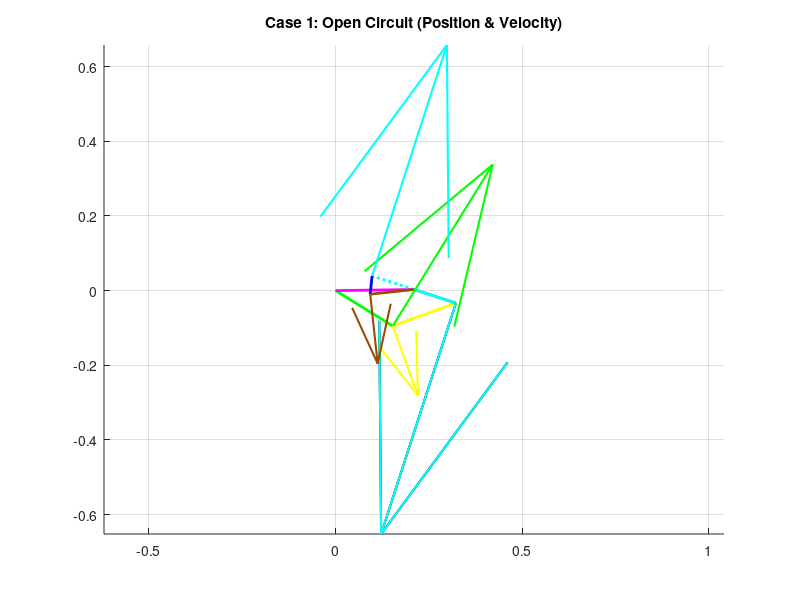
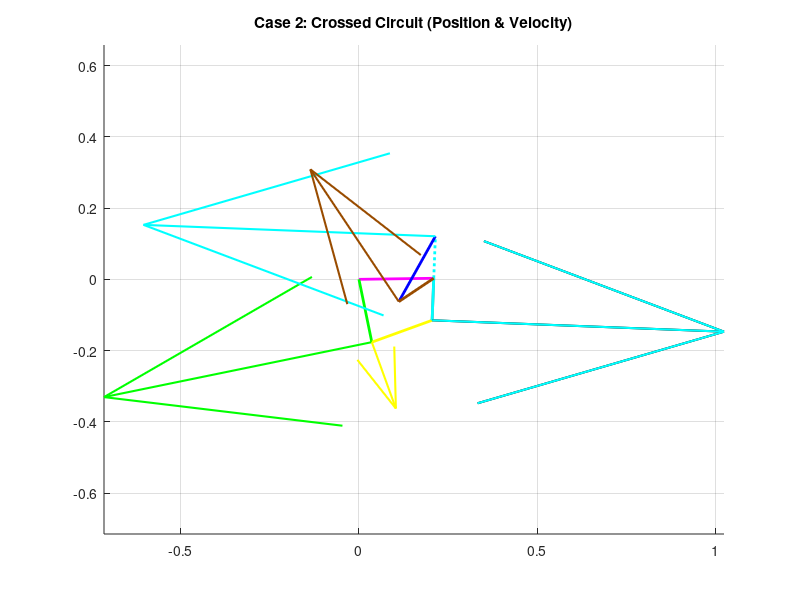

MATLAB code to generate these figures, in order:
clear all
close all
clc

% ==========================================
% SECTION 1: PARAMETERS & INPUT
% ==========================================
L1 = 0.210; % Ground (Pink)
L2_Loop1 = 0.180; % Green
L3_Loop1 = 0.180; % Yellow
L4_Shared = 0.118; % Grey

L2_Loop2 = 0.118; % Cyan
L3_Loop2 = 0.210; % Red

L2_Loop3 = 0.118; % Cyan (Extended)
L3_Loop3 = 0.210; % Blue
L4_Loop3 = 0.118; % Brown

d = L1;
offset_deg = 0.81;
offset = deg2rad(offset_deg);

q3d_global = 19.94; 
q3 = deg2rad(q3d_global) - offset;

w_Yellow = -2.2; % Input Angular Velocity

% ==========================================
% SECTION 2: POSITION ANALYSIS (CALCULATE ANGLES)
% ==========================================

% --- LOOP 1: Green-Yellow-Grey ---
a = L2_Loop1; b = L3_Loop1; c = L4_Shared;
K1=d/b; K2=d/c; K3=(b^2-a^2+c^2+d^2)/(2*b*c); K4=d/a; K5=(c^2-d^2-b^2-a^2)/(2*b*a);
A=cos(q3)-K1-K2*cos(q3)+K3; B=-2*sin(q3); C=K1-(K2+1)*cos(q3)+K3;
D=cos(q3)-K1+K4*cos(q3)+K5; E=-2*sin(q3); F=K1+(K4-1)*cos(q3)+K5;

q4_L1_open = 2*atan((-B - sqrt(B^2 - 4*A*C))/(2*A));
q2_L1_open = 2*atan((-E - sqrt(E^2 - 4*D*F))/(2*D));
q4_L1_cross = 2*atan((-B + sqrt(B^2 - 4*A*C))/(2*A));
q2_L1_cross = 2*atan((-E + sqrt(E^2 - 4*D*F))/(2*D));

% --- LOOP 2: Cyan-Red-Grey ---
a = L2_Loop2; b = L3_Loop2; c = L4_Shared;
K1_L2=d/c; K2_L2=d/a; K3_L2=(c^2-b^2+a^2+d^2)/(2*c*a); K4_L2=d/b; K5_L2=(a^2-d^2-c^2-b^2)/(2*c*b);

% Case 1 (Open Input)
q_in_1 = q4_L1_open;
A2_1=cos(q_in_1)-K1_L2-K2_L2*cos(q_in_1)+K3_L2; B2_1=-2*sin(q_in_1); C2_1=K1_L2-(K2_L2+1)*cos(q_in_1)+K3_L2;
D2_1=cos(q_in_1)-K1_L2+K4_L2*cos(q_in_1)+K5_L2; E2_1=-2*sin(q_in_1); F2_1=K1_L2+(K4_L2-1)*cos(q_in_1)+K5_L2;
q2_Cyan_1 = 2*atan((-B2_1 + sqrt(B2_1^2 - 4*A2_1*C2_1))/(2*A2_1)); 
q3_Red_1 = 2*atan((-E2_1 + sqrt(E2_1^2 - 4*D2_1*F2_1))/(2*D2_1));

% Case 2 (Crossed Input)
q_in_2 = q4_L1_cross;
A2_2=cos(q_in_2)-K1_L2-K2_L2*cos(q_in_2)+K3_L2; B2_2=-2*sin(q_in_2); C2_2=K1_L2-(K2_L2+1)*cos(q_in_2)+K3_L2;
D2_2=cos(q_in_2)-K1_L2+K4_L2*cos(q_in_2)+K5_L2; E2_2=-2*sin(q_in_2); F2_2=K1_L2+(K4_L2-1)*cos(q_in_2)+K5_L2;
q2_Cyan_2 = 2*atan((-B2_2 + sqrt(B2_2^2 - 4*A2_2*C2_2))/(2*A2_2)); 
q3_Red_2 = 2*atan((-E2_2 + sqrt(E2_2^2 - 4*D2_2*F2_2))/(2*D2_2));

% --- LOOP 3: Cyan-Blue-Brown ---
a = L2_Loop3; b = L3_Loop3; c = L4_Loop3;
K1_L3=d/a; K2_L3=d/c; K3_L3=(a^2-b^2+c^2+d^2)/(2*a*c); K4_L3=d/b; K5_L3=(c^2-d^2-a^2-b^2)/(2*a*b);

% Case 1 (Open Input)
q_in_3_1 = q2_Cyan_1 + pi;
A3_1=cos(q_in_3_1)-K1_L3-K2_L3*cos(q_in_3_1)+K3_L3; B3_1=-2*sin(q_in_3_1); C3_1=K1_L3-(K2_L3+1)*cos(q_in_3_1)+K3_L3;
D3_1=cos(q_in_3_1)-K1_L3+K4_L3*cos(q_in_3_1)+K5_L3; E3_1=-2*sin(q_in_3_1); F3_1=K1_L3+(K4_L3-1)*cos(q_in_3_1)+K5_L3;
q4_Brown_1 = 2*atan((-B3_1 + sqrt(B3_1^2 - 4*A3_1*C3_1))/(2*A3_1));
q3_Blue_1 = 2*atan((-E3_1 + sqrt(E3_1^2 - 4*D3_1*F3_1))/(2*D3_1));

% Case 2 (Crossed Input)
q_in_3_2 = q2_Cyan_2 + pi;
A3_2=cos(q_in_3_2)-K1_L3-K2_L3*cos(q_in_3_2)+K3_L3; B3_2=-2*sin(q_in_3_2); C3_2=K1_L3-(K2_L3+1)*cos(q_in_3_2)+K3_L3;
D3_2=cos(q_in_3_2)-K1_L3+K4_L3*cos(q_in_3_2)+K5_L3; E3_2=-2*sin(q_in_3_2); F3_2=K1_L3+(K4_L3-1)*cos(q_in_3_2)+K5_L3;
q4_Brown_2 = 2*atan((-B3_2 + sqrt(B3_2^2 - 4*A3_2*C3_2))/(2*A3_2));
q3_Blue_2 = 2*atan((-E3_2 + sqrt(E3_2^2 - 4*D3_2*F3_2))/(2*D3_2));

% --- DISPLAY ANGLES ---
disp('=== POSITION RESULTS (Degrees) ===');
disp('CASE 1 (OPEN):');
disp(['  Green:  ', num2str(rad2deg(q2_L1_open)+offset_deg)]);
disp(['  Yellow: ', num2str(q3d_global)]);
disp(['  Grey:   ', num2str(rad2deg(q4_L1_open)+offset_deg)]);
disp(['  Cyan:   ', num2str(rad2deg(q2_Cyan_1)+offset_deg)]);
disp(['  Red:    ', num2str(rad2deg(q3_Red_1)+offset_deg)]);
disp(['  Blue:   ', num2str(rad2deg(q3_Blue_1)+offset_deg)]);
disp(['  Brown:  ', num2str(rad2deg(q4_Brown_1)+offset_deg)]);
disp(' ');
disp('CASE 2 (CROSSED):');
disp(['  Green:  ', num2str(rad2deg(q2_L1_cross)+offset_deg)]);
disp(['  Grey:   ', num2str(rad2deg(q4_L1_cross)+offset_deg)]);
disp(['  Cyan:   ', num2str(rad2deg(q2_Cyan_2)+offset_deg)]);
disp(' ');

% ==========================================
% SECTION 3: VELOCITY ANALYSIS (CALCULATE OMEGAS)
% ==========================================
% w_Yellow = -2.2

% --- Loop 1 ---
a=L2_Loop1; b=L3_Loop1; c=L4_Shared;
% Case 1
w_Grey_1 = (b * w_Yellow * sin(q3 - q2_L1_open)) / (c * sin(q4_L1_open - q2_L1_open));
w_Green_1 = (b * w_Yellow * sin(q4_L1_open - q3)) / (a * sin(q4_L1_open - q2_L1_open));
% Case 2
w_Grey_2 = (b * w_Yellow * sin(q3 - q2_L1_cross)) / (c * sin(q4_L1_cross - q2_L1_cross));
w_Green_2 = (b * w_Yellow * sin(q4_L1_cross - q3)) / (a * sin(q4_L1_cross - q2_L1_cross));

% --- Loop 2 ---
a=L2_Loop2; b=L3_Loop2; c=L4_Shared;
% Case 1
w_Cyan_1 = (c * w_Grey_1 * sin(q4_L1_open - q3_Red_1)) / (a * sin(q2_Cyan_1 - q3_Red_1));
w_Red_1 = (c * w_Grey_1 * sin(q4_L1_open - q2_Cyan_1)) / (b * sin(q3_Red_1 - q2_Cyan_1));
% Case 2
w_Cyan_2 = (c * w_Grey_2 * sin(q4_L1_cross - q3_Red_2)) / (a * sin(q2_Cyan_2 - q3_Red_2));
w_Red_2 = (c * w_Grey_2 * sin(q4_L1_cross - q2_Cyan_2)) / (b * sin(q3_Red_2 - q2_Cyan_2));

% --- Loop 3 ---
a=L2_Loop3; b=L3_Loop3; c=L4_Loop3;
% Case 1
w_Brown_1 = (a * w_Cyan_1 * sin(q_in_3_1 - q3_Blue_1)) / (c * sin(q4_Brown_1 - q3_Blue_1));
w_Blue_1 = (a * w_Cyan_1 * sin(q4_Brown_1 - q_in_3_1)) / (b * sin(q4_Brown_1 - q3_Blue_1));
% Case 2
w_Brown_2 = (a * w_Cyan_2 * sin(q_in_3_2 - q3_Blue_2)) / (c * sin(q4_Brown_2 - q3_Blue_2));
w_Blue_2 = (a * w_Cyan_2 * sin(q4_Brown_2 - q_in_3_2)) / (b * sin(q4_Brown_2 - q3_Blue_2));

% --- DISPLAY VELOCITIES ---
disp('=== VELOCITY RESULTS (rad/s) ===');
disp(['w_Yellow (Input): ', num2str(w_Yellow)]);
disp(' ');
disp('CASE 1 (OPEN):');
disp(['  w_Green: ', num2str(w_Green_1)]);
disp(['  w_Grey:  ', num2str(w_Grey_1)]);
disp(['  w_Cyan:  ', num2str(w_Cyan_1)]);
disp(['  w_Red:   ', num2str(w_Red_1)]);
disp(['  w_Blue:  ', num2str(w_Blue_1)]);
disp(['  w_Brown: ', num2str(w_Brown_1)]);
disp(' ');
disp('CASE 2 (CROSSED):');
disp(['  w_Green: ', num2str(w_Green_2)]);
disp(['  w_Grey:  ', num2str(w_Grey_2)]);
disp(['  w_Cyan:  ', num2str(w_Cyan_2)]);
disp(' ');

% ==========================================
% SECTION 4: VECTORS & PLOTTING
% ==========================================
Scale = 0.5; % ปรับ Scale ให้เห็นชัด
RO4O2 = L1*exp(1i*offset);
RO4O2x = real(RO4O2); RO4O2y = imag(RO4O2);

% --- CASE 1 (OPEN) ---
figure(1)
hold on; title('Case 1: Open Circuit (Position & Velocity)');

% 1. Create Position Vectors (Complex Form)
R_Green = L2_Loop1*exp(1i*(q2_L1_open+offset));
R_Yellow = L3_Loop1*exp(1i*(q3+offset));
R_Grey = L4_Shared*exp(1i*(q4_L1_open+offset));
R_Cyan = L2_Loop2*exp(1i*(q2_Cyan_1+offset));
R_Red = L3_Loop2*exp(1i*(q3_Red_1+offset));
R_Cyan_Up = L2_Loop3*exp(1i*(q_in_3_1+offset));
R_Blue = L3_Loop3*exp(1i*(q3_Blue_1+offset));
R_Brown = L4_Loop3*exp(1i*(q4_Brown_1+offset));

% 2. Plot Mechanism (Position) - วาดโครงสร้างลิ้งค์
% Loop 1
plot([0 real(R_Green)], [0 imag(R_Green)], 'g-', 'LineWidth', 2); % Green
plot([real(R_Green) real(R_Grey)+RO4O2x], [imag(R_Green) imag(R_Grey)+RO4O2y], 'y-', 'LineWidth', 2); % Yellow
plot([RO4O2x real(R_Grey)+RO4O2x], [RO4O2y imag(R_Grey)+RO4O2y], 'Color', [0.5 0.5 0.5], 'LineWidth', 2); % Grey
plot([0 RO4O2x], [0 RO4O2y], 'm-', 'LineWidth', 2); % Ground

% Loop 2
plot([RO4O2x real(R_Cyan)+RO4O2x], [RO4O2y imag(R_Cyan)+RO4O2y], 'c-', 'LineWidth', 2); % Cyan Down
plot([real(R_Cyan)+RO4O2x real(R_Grey)+RO4O2x], [imag(R_Cyan)+RO4O2y imag(R_Grey)+RO4O2y], 'r-', 'LineWidth', 2); % Red

% Loop 3
plot([RO4O2x real(R_Cyan_Up)+RO4O2x], [RO4O2y imag(R_Cyan_Up)+RO4O2y], 'c:', 'LineWidth', 2); % Cyan Up
plot([real(R_Cyan_Up)+RO4O2x real(R_Brown)+RO4O2x], [imag(R_Cyan_Up)+RO4O2y imag(R_Brown)+RO4O2y], 'b-', 'LineWidth', 2); % Blue
plot([RO4O2x real(R_Brown)+RO4O2x], [RO4O2y imag(R_Brown)+RO4O2y], 'Color', [0.6 0.3 0], 'LineWidth', 2); % Brown

% 3. Calculate Velocities (V = 1i * R * w)
V_Green = 1i * R_Green * w_Green_1;
V_Yellow_Rel = 1i * R_Yellow * w_Yellow;
V_Grey = 1i * R_Grey * w_Grey_1;
V_Cyan = 1i * R_Cyan * w_Cyan_1;
V_Cyan_Up = 1i * R_Cyan_Up * w_Cyan_1;
V_Brown = 1i * R_Brown * w_Brown_1;

% 4. Plot Velocities (Quiver starts at Link Tip)
% Green (Start at Green Tip)
quiver(real(R_Green), imag(R_Green), real(V_Green)*Scale, imag(V_Green)*Scale, 0, 'Color', 'g', 'LineWidth', 1.5, 'MaxHeadSize', 0.5);
% Yellow Rel (Start at Green Tip)
quiver(real(R_Green), imag(R_Green), real(V_Yellow_Rel)*Scale, imag(V_Yellow_Rel)*Scale, 0, 'Color', 'y', 'LineWidth', 1.5, 'MaxHeadSize', 0.5);
% Grey (Start at Grey Tip)
quiver(real(R_Grey)+RO4O2x, imag(R_Grey)+RO4O2y, real(V_Grey)*Scale, imag(V_Grey)*Scale, 0, 'k', 'LineWidth', 1.5, 'MaxHeadSize', 0.5);
% Cyan Down (Start at Cyan Tip)
quiver(real(R_Cyan)+RO4O2x, imag(R_Cyan)+RO4O2y, real(V_Cyan)*Scale, imag(V_Cyan)*Scale, 0, 'c', 'LineWidth', 1.5, 'MaxHeadSize', 0.5);
% Cyan Up (Start at Cyan Up Tip)
quiver(real(R_Cyan_Up)+RO4O2x, imag(R_Cyan_Up)+RO4O2y, real(V_Cyan_Up)*Scale, imag(V_Cyan_Up)*Scale, 0, 'c', 'LineWidth', 1.5, 'MaxHeadSize', 0.5);
% Brown (Start at Brown Tip)
quiver(real(R_Brown)+RO4O2x, imag(R_Brown)+RO4O2y, real(V_Brown)*Scale, imag(V_Brown)*Scale, 0, 'Color', [0.6 0.3 0], 'LineWidth', 1.5, 'MaxHeadSize', 0.5);

axis equal; grid on;

% --- CASE 2 (CROSSED) ---
figure(2)
hold on; title('Case 2: Crossed Circuit (Position & Velocity)');

% 1. Position Vectors
R_Green_2 = L2_Loop1*exp(1i*(q2_L1_cross+offset));
R_Yellow_2 = L3_Loop1*exp(1i*(q3+offset));
R_Grey_2 = L4_Shared*exp(1i*(q4_L1_cross+offset));
R_Cyan_2 = L2_Loop2*exp(1i*(q2_Cyan_2+offset));
R_Red_2 = L3_Loop2*exp(1i*(q3_Red_2+offset));
R_Cyan_Up_2 = L2_Loop3*exp(1i*(q_in_3_2+offset));
R_Blue_2 = L3_Loop3*exp(1i*(q3_Blue_2+offset));
R_Brown_2 = L4_Loop3*exp(1i*(q4_Brown_2+offset));

% 2. Plot Mechanism
plot([0 RO4O2x], [0 RO4O2y], 'm-', 'LineWidth', 2);
plot([0 real(R_Green_2)], [0 imag(R_Green_2)], 'g-', 'LineWidth', 2);
plot([real(R_Green_2) real(R_Grey_2)+RO4O2x], [imag(R_Green_2) imag(R_Grey_2)+RO4O2y], 'y-', 'LineWidth', 2);
plot([RO4O2x real(R_Grey_2)+RO4O2x], [RO4O2y imag(R_Grey_2)+RO4O2y], 'Color', [0.5 0.5 0.5], 'LineWidth', 2);
plot([RO4O2x real(R_Cyan_2)+RO4O2x], [RO4O2y imag(R_Cyan_2)+RO4O2y], 'c-', 'LineWidth', 2);
plot([real(R_Cyan_2)+RO4O2x real(R_Grey_2)+RO4O2x], [imag(R_Cyan_2)+RO4O2y imag(R_Grey_2)+RO4O2y], 'r-', 'LineWidth', 2);
plot([RO4O2x real(R_Cyan_Up_2)+RO4O2x], [RO4O2y imag(R_Cyan_Up_2)+RO4O2y], 'c:', 'LineWidth', 2);
plot([real(R_Cyan_Up_2)+RO4O2x real(R_Brown_2)+RO4O2x], [imag(R_Cyan_Up_2)+RO4O2y imag(R_Brown_2)+RO4O2y], 'b-', 'LineWidth', 2);
plot([RO4O2x real(R_Brown_2)+RO4O2x], [RO4O2y imag(R_Brown_2)+RO4O2y], 'Color', [0.6 0.3 0], 'LineWidth', 2);

% 3. Calculate Velocities
V_Green_2 = 1i * R_Green_2 * w_Green_2;
V_Yellow_Rel_2 = 1i * R_Yellow_2 * w_Yellow;
V_Grey_2 = 1i * R_Grey_2 * w_Grey_2;
V_Cyan_2 = 1i * R_Cyan_2 * w_Cyan_2;
V_Cyan_Up_2 = 1i * R_Cyan_Up_2 * w_Cyan_2;
V_Brown_2 = 1i * R_Brown_2 * w_Brown_2;

% 4. Plot Velocities (At Link Tips)
quiver(real(R_Green_2), imag(R_Green_2), real(V_Green_2)*Scale, imag(V_Green_2)*Scale, 0, 'g', 'LineWidth', 1.5, 'MaxHeadSize', 0.5);
quiver(real(R_Green_2), imag(R_Green_2), real(V_Yellow_Rel_2)*Scale, imag(V_Yellow_Rel_2)*Scale, 0, 'y', 'LineWidth', 1.5, 'MaxHeadSize', 0.5);
quiver(real(R_Grey_2)+RO4O2x, imag(R_Grey_2)+RO4O2y, real(V_Grey_2)*Scale, imag(V_Grey_2)*Scale, 0, 'k', 'LineWidth', 1.5, 'MaxHeadSize', 0.5);
quiver(real(R_Cyan_2)+RO4O2x, imag(R_Cyan_2)+RO4O2y, real(V_Cyan_2)*Scale, imag(V_Cyan_2)*Scale, 0, 'c', 'LineWidth', 1.5, 'MaxHeadSize', 0.5);
quiver(real(R_Cyan_Up_2)+RO4O2x, imag(R_Cyan_Up_2)+RO4O2y, real(V_Cyan_Up_2)*Scale, imag(V_Cyan_Up_2)*Scale, 0, 'c', 'LineWidth', 1.5, 'MaxHeadSize', 0.5);
quiver(real(R_Brown_2)+RO4O2x, imag(R_Brown_2)+RO4O2y, real(V_Brown_2)*Scale, imag(V_Brown_2)*Scale, 0, 'Color', [0.6 0.3 0], 'LineWidth', 1.5, 'MaxHeadSize', 0.5);

axis equal; grid on;
